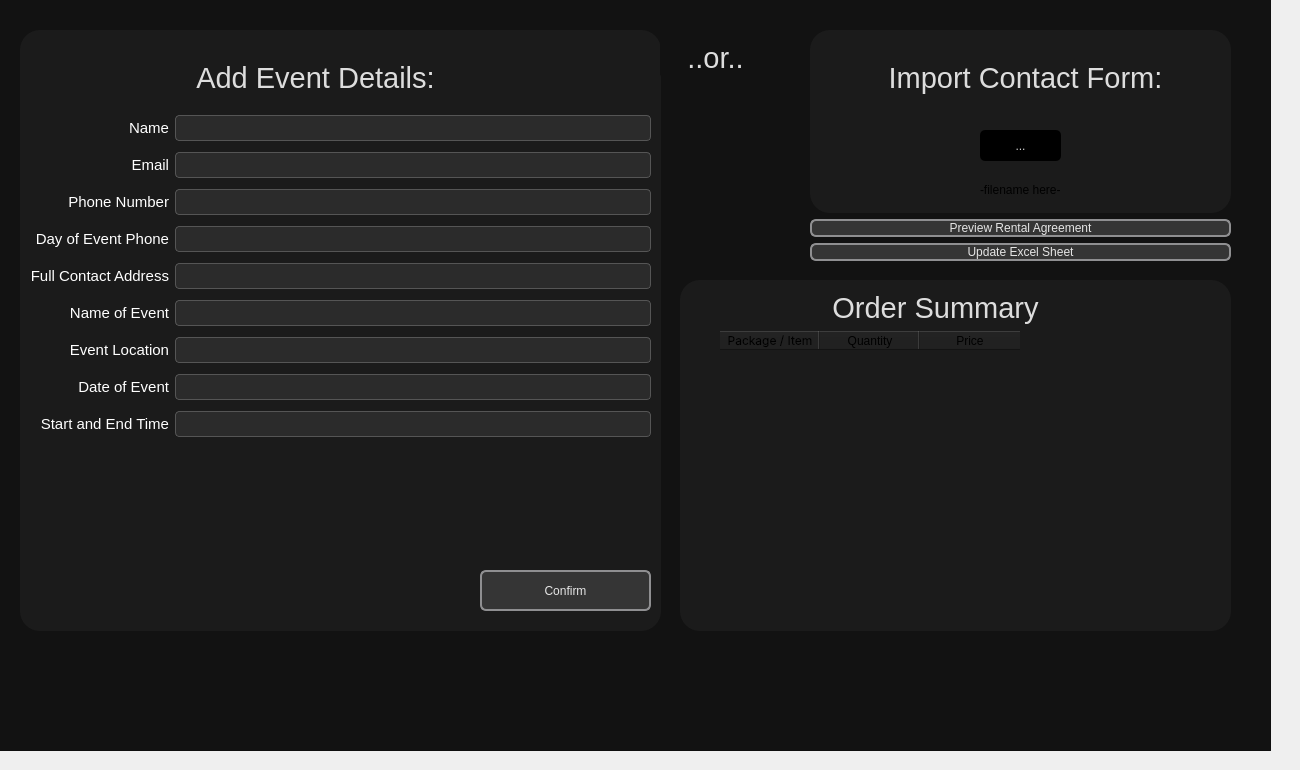
   <widget class="QWidget" name="page_3">
    <widget class="QWidget" name="widget_3" native="true">
     <property name="geometry">
      <rect>
       <x>20</x>
       <y>30</y>
       <width>641</width>
       <height>601</height>
      </rect>
     </property>
     <property name="styleSheet">
      <string notr="true">background-color:  rgb(27, 27, 27);
border-radius: 20px;  /* Adjust the radius as needed */</string>
     </property>
     <widget class="QLabel" name="label_19">
      <property name="geometry">
       <rect>
        <x>160</x>
        <y>30</y>
        <width>271</width>
        <height>35</height>
       </rect>
      </property>
      <property name="styleSheet">
       <string notr="true">QLabel{
            color: #DDDDDD; /* Light grey text on dark background */
            font-family: 'Inter ExtraBold', sans-serif;
            font-size: 22pt; /* Adjust size as needed */
}</string>
      </property>
      <property name="text">
       <string>Add Event Details:</string>
      </property>
      <property name="alignment">
       <set>Qt::AlignCenter</set>
      </property>
     </widget>
     <widget class="QWidget" name="gridLayoutWidget">
      <property name="geometry">
       <rect>
        <x>10</x>
        <y>80</y>
        <width>621</width>
        <height>341</height>
       </rect>
      </property>
      <layout class="QGridLayout" name="gridLayout">
       <item row="7" column="1">
        <widget class="QLineEdit" name="lineEdit_8">
         <property name="styleSheet">
          <string notr="true">QLineEdit {
    color: white; /* White text */
    background-color: #2b2b2b; /* Dark background for contrast */
    border: 1px solid #555; /* Slightly lighter border for visibility */
    border-radius: 4px; /* Rounded corners */
    padding: 2px; /* Padding for text inside the edit box */
    font-family: 'Inter', sans-serif; /* Inter font with sans-serif fallback */
    font-size: 11pt; /* Font size */
}
</string>
         </property>
        </widget>
       </item>
       <item row="3" column="0">
        <widget class="QLabel" name="label_11">
         <property name="styleSheet">
          <string notr="true">color: white; /* White text for better contrast on dark background */
            font-family: 'Inter', sans-serif;
            font-size: 11pt; /* Adjust size as needed */
</string>
         </property>
         <property name="text">
          <string>Day of Event Phone</string>
         </property>
         <property name="alignment">
          <set>Qt::AlignRight|Qt::AlignTrailing|Qt::AlignVCenter</set>
         </property>
        </widget>
       </item>
       <item row="1" column="1">
        <widget class="QLineEdit" name="lineEdit_2">
         <property name="styleSheet">
          <string notr="true">QLineEdit {
    color: white; /* White text */
    background-color: #2b2b2b; /* Dark background for contrast */
    border: 1px solid #555; /* Slightly lighter border for visibility */
    border-radius: 4px; /* Rounded corners */
    padding: 2px; /* Padding for text inside the edit box */
    font-family: 'Inter', sans-serif; /* Inter font with sans-serif fallback */
    font-size: 11pt; /* Font size */
}
</string>
         </property>
        </widget>
       </item>
       <item row="2" column="0">
        <widget class="QLabel" name="label_10">
         <property name="styleSheet">
          <string notr="true">color: white; /* White text for better contrast on dark background */
            font-family: 'Inter', sans-serif;
            font-size: 11pt; /* Adjust size as needed */
</string>
         </property>
         <property name="text">
          <string>Phone Number</string>
         </property>
         <property name="alignment">
          <set>Qt::AlignRight|Qt::AlignTrailing|Qt::AlignVCenter</set>
         </property>
        </widget>
       </item>
       <item row="3" column="1">
        <widget class="QLineEdit" name="lineEdit_4">
         <property name="styleSheet">
          <string notr="true">QLineEdit {
    color: white; /* White text */
    background-color: #2b2b2b; /* Dark background for contrast */
    border: 1px solid #555; /* Slightly lighter border for visibility */
    border-radius: 4px; /* Rounded corners */
    padding: 2px; /* Padding for text inside the edit box */
    font-family: 'Inter', sans-serif; /* Inter font with sans-serif fallback */
    font-size: 11pt; /* Font size */
}
</string>
         </property>
        </widget>
       </item>
       <item row="7" column="0">
        <widget class="QLabel" name="label_7">
         <property name="styleSheet">
          <string notr="true">color: white; /* White text for better contrast on dark background */
            font-family: 'Inter', sans-serif;
            font-size: 11pt; /* Adjust size as needed */
</string>
         </property>
         <property name="text">
          <string>Date of Event</string>
         </property>
         <property name="alignment">
          <set>Qt::AlignRight|Qt::AlignTrailing|Qt::AlignVCenter</set>
         </property>
        </widget>
       </item>
       <item row="4" column="1">
        <widget class="QLineEdit" name="lineEdit_5">
         <property name="styleSheet">
          <string notr="true">QLineEdit {
    color: white; /* White text */
    background-color: #2b2b2b; /* Dark background for contrast */
    border: 1px solid #555; /* Slightly lighter border for visibility */
    border-radius: 4px; /* Rounded corners */
    padding: 2px; /* Padding for text inside the edit box */
    font-family: 'Inter', sans-serif; /* Inter font with sans-serif fallback */
    font-size: 11pt; /* Font size */
}
</string>
         </property>
        </widget>
       </item>
       <item row="5" column="1">
        <widget class="QLineEdit" name="lineEdit_6">
         <property name="styleSheet">
          <string notr="true">QLineEdit {
    color: white; /* White text */
    background-color: #2b2b2b; /* Dark background for contrast */
    border: 1px solid #555; /* Slightly lighter border for visibility */
    border-radius: 4px; /* Rounded corners */
    padding: 2px; /* Padding for text inside the edit box */
    font-family: 'Inter', sans-serif; /* Inter font with sans-serif fallback */
    font-size: 11pt; /* Font size */
}
</string>
         </property>
        </widget>
       </item>
       <item row="1" column="0">
        <widget class="QLabel" name="label_9">
         <property name="styleSheet">
          <string notr="true">color: white; /* White text for better contrast on dark background */
            font-family: 'Inter', sans-serif;
            font-size: 11pt; /* Adjust size as needed */
</string>
         </property>
         <property name="text">
          <string>Email</string>
         </property>
         <property name="alignment">
          <set>Qt::AlignRight|Qt::AlignTrailing|Qt::AlignVCenter</set>
         </property>
        </widget>
       </item>
       <item row="8" column="0">
        <widget class="QLabel" name="label_15">
         <property name="styleSheet">
          <string notr="true">color: white; /* White text for better contrast on dark background */
            font-family: 'Inter', sans-serif;
            font-size: 11pt; /* Adjust size as needed */
</string>
         </property>
         <property name="text">
          <string>Start and End Time</string>
         </property>
         <property name="alignment">
          <set>Qt::AlignRight|Qt::AlignTrailing|Qt::AlignVCenter</set>
         </property>
        </widget>
       </item>
       <item row="5" column="0">
        <widget class="QLabel" name="label_13">
         <property name="styleSheet">
          <string notr="true">color: white; /* White text for better contrast on dark background */
            font-family: 'Inter', sans-serif;
            font-size: 11pt; /* Adjust size as needed */
</string>
         </property>
         <property name="text">
          <string>Name of Event</string>
         </property>
         <property name="alignment">
          <set>Qt::AlignRight|Qt::AlignTrailing|Qt::AlignVCenter</set>
         </property>
        </widget>
       </item>
       <item row="6" column="0">
        <widget class="QLabel" name="label_14">
         <property name="styleSheet">
          <string notr="true">color: white; /* White text for better contrast on dark background */
            font-family: 'Inter', sans-serif;
            font-size: 11pt; /* Adjust size as needed */
</string>
         </property>
         <property name="text">
          <string>Event Location</string>
         </property>
         <property name="alignment">
          <set>Qt::AlignRight|Qt::AlignTrailing|Qt::AlignVCenter</set>
         </property>
        </widget>
       </item>
       <item row="4" column="0">
        <widget class="QLabel" name="label_12">
         <property name="styleSheet">
          <string notr="true">color: white; /* White text for better contrast on dark background */
            font-family: 'Inter', sans-serif;
            font-size: 11pt; /* Adjust size as needed */
</string>
         </property>
         <property name="text">
          <string>Full Contact Address</string>
         </property>
         <property name="alignment">
          <set>Qt::AlignRight|Qt::AlignTrailing|Qt::AlignVCenter</set>
         </property>
        </widget>
       </item>
       <item row="2" column="1">
        <widget class="QLineEdit" name="lineEdit_3">
         <property name="styleSheet">
          <string notr="true">QLineEdit {
    color: white; /* White text */
    background-color: #2b2b2b; /* Dark background for contrast */
    border: 1px solid #555; /* Slightly lighter border for visibility */
    border-radius: 4px; /* Rounded corners */
    padding: 2px; /* Padding for text inside the edit box */
    font-family: 'Inter', sans-serif; /* Inter font with sans-serif fallback */
    font-size: 11pt; /* Font size */
}
</string>
         </property>
        </widget>
       </item>
       <item row="8" column="1">
        <widget class="QLineEdit" name="lineEdit_9">
         <property name="styleSheet">
          <string notr="true">QLineEdit {
    color: white; /* White text */
    background-color: #2b2b2b; /* Dark background for contrast */
    border: 1px solid #555; /* Slightly lighter border for visibility */
    border-radius: 4px; /* Rounded corners */
    padding: 2px; /* Padding for text inside the edit box */
    font-family: 'Inter', sans-serif; /* Inter font with sans-serif fallback */
    font-size: 11pt; /* Font size */
}
</string>
         </property>
        </widget>
       </item>
       <item row="0" column="1">
        <widget class="QLineEdit" name="lineEdit">
         <property name="styleSheet">
          <string notr="true">QLineEdit {
    color: white; /* White text */
    background-color: #2b2b2b; /* Dark background for contrast */
    border: 1px solid #555; /* Slightly lighter border for visibility */
    border-radius: 4px; /* Rounded corners */
    padding: 2px; /* Padding for text inside the edit box */
    font-family: 'Inter', sans-serif; /* Inter font with sans-serif fallback */
    font-size: 11pt; /* Font size */
}
</string>
         </property>
        </widget>
       </item>
       <item row="6" column="1">
        <widget class="QLineEdit" name="lineEdit_7">
         <property name="styleSheet">
          <string notr="true">QLineEdit {
    color: white; /* White text */
    background-color: #2b2b2b; /* Dark background for contrast */
    border: 1px solid #555; /* Slightly lighter border for visibility */
    border-radius: 4px; /* Rounded corners */
    padding: 2px; /* Padding for text inside the edit box */
    font-family: 'Inter', sans-serif; /* Inter font with sans-serif fallback */
    font-size: 11pt; /* Font size */
}
</string>
         </property>
        </widget>
       </item>
       <item row="0" column="0">
        <widget class="QLabel" name="label_8">
         <property name="styleSheet">
          <string notr="true">color: white; /* White text for better contrast on dark background */
            font-family: 'Inter', sans-serif;
            font-size: 11pt; /* Adjust size as needed */
</string>
         </property>
         <property name="text">
          <string>Name</string>
         </property>
         <property name="alignment">
          <set>Qt::AlignRight|Qt::AlignTrailing|Qt::AlignVCenter</set>
         </property>
        </widget>
       </item>
      </layout>
     </widget>
     <widget class="QPushButton" name="addPushButton_5">
      <property name="geometry">
       <rect>
        <x>460</x>
        <y>540</y>
        <width>171</width>
        <height>41</height>
       </rect>
      </property>
      <property name="styleSheet">
       <string notr="true">QPushButton {
	
	font: 10pt &quot;Inter SemiBold&quot;, 'sans-serif';
    border: 2px solid #8f8f91;
    border-radius: 6px;
    background-color: #353535;
    min-width: 80px;
	color: rgb(229, 229, 229);
}

QPushButton:hover {
    border-color: #1a1a1a;
}

QPushButton:pressed {
    background-color: #292929;
}</string>
      </property>
      <property name="text">
       <string>Confirm</string>
      </property>
     </widget>
    </widget>
    <widget class="QGraphicsView" name="graphicsView_4">
     <property name="geometry">
      <rect>
       <x>-20</x>
       <y>-10</y>
       <width>1291</width>
       <height>761</height>
      </rect>
     </property>
     <property name="styleSheet">
      <string notr="true">background-color: rgb(18, 18, 18);
</string>
     </property>
    </widget>
    <widget class="QWidget" name="widget_4" native="true">
     <property name="geometry">
      <rect>
       <x>660</x>
       <y>30</y>
       <width>111</width>
       <height>61</height>
      </rect>
     </property>
     <property name="styleSheet">
      <string notr="true">background-color:  rgb(18,18,18);
border-radius: 20px;  /* Adjust the radius as needed */</string>
     </property>
     <widget class="QLabel" name="label_20">
      <property name="geometry">
       <rect>
        <x>0</x>
        <y>10</y>
        <width>111</width>
        <height>35</height>
       </rect>
      </property>
      <property name="styleSheet">
       <string notr="true">QLabel{
            color: #DDDDDD; /* Light grey text on dark background */
            font-family: 'Inter ExtraBold', sans-serif;
            font-size: 22pt; /* Adjust size as needed */
}</string>
      </property>
      <property name="text">
       <string>..or..</string>
      </property>
      <property name="alignment">
       <set>Qt::AlignCenter</set>
      </property>
     </widget>
    </widget>
    <widget class="QWidget" name="verticalLayoutWidget_2">
     <property name="geometry">
      <rect>
       <x>810</x>
       <y>30</y>
       <width>421</width>
       <height>231</height>
      </rect>
     </property>
     <layout class="QVBoxLayout" name="verticalLayout_2">
      <item>
       <widget class="QWidget" name="widget_5" native="true">
        <property name="styleSheet">
         <string notr="true">background-color:  rgb(27, 27, 27);
border-radius: 20px;  /* Adjust the radius as needed */</string>
        </property>
        <widget class="QLabel" name="label_31">
         <property name="geometry">
          <rect>
           <x>60</x>
           <y>30</y>
           <width>311</width>
           <height>35</height>
          </rect>
         </property>
         <property name="styleSheet">
          <string notr="true">QLabel{
            color: #DDDDDD; /* Light grey text on dark background */
            font-family: 'Inter ExtraBold', sans-serif;
            font-size: 22pt; /* Adjust size as needed */
}</string>
         </property>
         <property name="text">
          <string>Import Contact Form:</string>
         </property>
         <property name="alignment">
          <set>Qt::AlignCenter</set>
         </property>
        </widget>
        <widget class="QToolButton" name="toolButton">
         <property name="geometry">
          <rect>
           <x>170</x>
           <y>100</y>
           <width>81</width>
           <height>31</height>
          </rect>
         </property>
         <property name="styleSheet">
          <string notr="true">font: 20pt &quot;MS Shell Dlg 2&quot;;
color: rgb(207, 207, 207);
background-color: black;
border-radius: 5px;</string>
         </property>
         <property name="text">
          <string>...</string>
         </property>
        </widget>
        <widget class="QLabel" name="label_32">
         <property name="geometry">
          <rect>
           <x>170</x>
           <y>150</y>
           <width>81</width>
           <height>20</height>
          </rect>
         </property>
         <property name="text">
          <string>-filename here-</string>
         </property>
        </widget>
       </widget>
      </item>
      <item>
       <widget class="QPushButton" name="addPushButton_3">
        <property name="styleSheet">
         <string notr="true">QPushButton {
	
	font: 10pt &quot;Inter SemiBold&quot;, 'sans-serif';
    border: 2px solid #8f8f91;
    border-radius: 6px;
    background-color: #353535;
    min-width: 80px;
	color: rgb(229, 229, 229);
}

QPushButton:hover {
    border-color: #1a1a1a;
}

QPushButton:pressed {
    background-color: #292929;
}</string>
        </property>
        <property name="text">
         <string>Preview Rental Agreement</string>
        </property>
       </widget>
      </item>
      <item>
       <widget class="QPushButton" name="addPushButton_4">
        <property name="styleSheet">
         <string notr="true">QPushButton {
	
	font: 10pt &quot;Inter SemiBold&quot;, 'sans-serif';
    border: 2px solid #8f8f91;
    border-radius: 6px;
    background-color: #353535;
    min-width: 80px;
	color: rgb(229, 229, 229);
}

QPushButton:hover {
    border-color: #1a1a1a;
}

QPushButton:pressed {
    background-color: #292929;
}</string>
        </property>
        <property name="text">
         <string>Update Excel Sheet</string>
        </property>
       </widget>
      </item>
     </layout>
    </widget>
    <widget class="QWidget" name="widget_6" native="true">
     <property name="geometry">
      <rect>
       <x>680</x>
       <y>280</y>
       <width>551</width>
       <height>351</height>
      </rect>
     </property>
     <property name="styleSheet">
      <string notr="true">background-color:  rgb(27, 27, 27);
border-radius: 20px;  /* Adjust the radius as needed */</string>
     </property>
     <widget class="QLabel" name="label_37">
      <property name="geometry">
       <rect>
        <x>100</x>
        <y>10</y>
        <width>311</width>
        <height>35</height>
       </rect>
      </property>
      <property name="styleSheet">
       <string notr="true">QLabel{
            color: #DDDDDD; /* Light grey text on dark background */
            font-family: 'Inter ExtraBold', sans-serif;
            font-size: 22pt; /* Adjust size as needed */
}</string>
      </property>
      <property name="text">
       <string>Order Summary</string>
      </property>
      <property name="alignment">
       <set>Qt::AlignCenter</set>
      </property>
     </widget>
     <widget class="QTableWidget" name="tableWidget">
      <property name="geometry">
       <rect>
        <x>40</x>
        <y>51</y>
        <width>481</width>
        <height>221</height>
       </rect>
      </property>
      <column>
       <property name="text">
        <string>Package / Item</string>
       </property>
       <property name="font">
        <font>
         <family>Inter</family>
        </font>
       </property>
       <property name="background">
        <color>
         <red>204</red>
         <green>204</green>
         <blue>204</blue>
        </color>
       </property>
      </column>
      <column>
       <property name="text">
        <string>Quantity</string>
       </property>
      </column>
      <column>
       <property name="text">
        <string>Price</string>
       </property>
      </column>
     </widget>
    </widget>
    <zorder>graphicsView_4</zorder>
    <zorder>widget_3</zorder>
    <zorder>widget_4</zorder>
    <zorder>verticalLayoutWidget_2</zorder>
    <zorder>widget_6</zorder>
   </widget>
